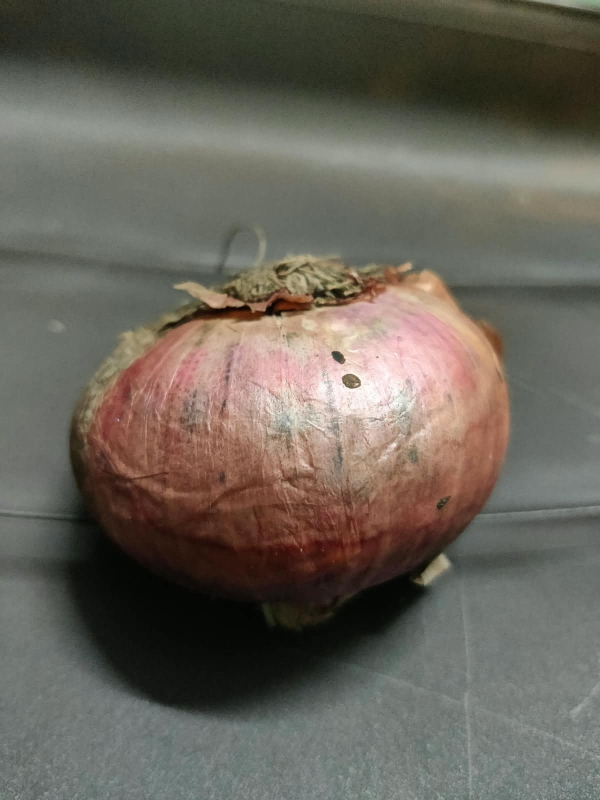
#> input picture onions.jpeg, 1200 x 1600 px (shown at 1/2 size)
$ python -i grading_engine.py   (imports and definitions only)
#> lines starting #> are read from the running program, lines starting #| are printed output that depends on the picture; after the words box and inside, x2 and y2 are one past the last pixel; in counts of white or black regions, pixels touching at a corner belong together
#> further down, picture is the input picture: shape (1600, 1200, 3); mean B, G, R 89.8, 99.4, 105.1
"""
Onion Quality Assessment & Grading Engine
==========================================
Converts subjective visual inspection into repeatable, quantitative
measurements so that grading is consistent across procurement centers.

Pipeline per onion image:
  1. Segment onion(s) from background
  2. Measure size (equivalent diameter, area) in mm using a reference
     object OR a calibrated pixels-per-mm value for the camera rig
  3. Measure shape (roundness / eccentricity)
  4. Measure surface defects (blemishes, sprouting, mold, rot, cuts)
     via color-anomaly + texture analysis
  5. Measure skin color uniformity (for variety/ripeness consistency)
  6. Combine sub-scores into a single composite quality score
  7. Map composite score -> standard grade (A/B/C/Reject) using
     configurable, auditable thresholds (not a black box)

Every measurement is stored so a human inspector can review *why*
a grade was assigned (auditability is what resolves disputes).
"""

import cv2
import numpy as np
from dataclasses import dataclass, field, asdict
from typing import Optional


# ---------------------------------------------------------------------------
# Configuration — these thresholds should be tunable per procurement center
# via the /api/config endpoint, and every grading run stores which config
# version was used, so disputes can be traced to an exact rule set.
# ---------------------------------------------------------------------------

DEFAULT_CONFIG = {
    "config_version": "1.0",
    # Size grading bands in millimetres (equivalent diameter)
    "size_bands_mm": {
        "small": [0, 40],
        "medium": [40, 60],
        "large": [60, 80],
        "extra_large": [80, 999],
    },
    # Composite score thresholds -> grade
    "grade_thresholds": {
        "A": 85,   # >= 85
        "B": 70,   # >= 70
        "C": 50,   # >= 50
        # below 50 -> "Reject"
    },
    # Weights for composite score (must sum to 100)
    "weights": {
        "defect_score": 40,
        "shape_score": 20,
        "color_uniformity_score": 20,
        "size_conformity_score": 20,
    },
    # Defect detection sensitivity
    "defect_thresholds": {
        "dark_spot_ratio_max": 0.15,     # fraction of onion area that can be dark/rot before penalty
        "sprout_green_ratio_max": 0.03,  # green sprouting fraction
        "mold_saturation_drop": 25,      # saturation delta indicating mold/dry patches
    },
    # Camera calibration: pixels per millimetre for the fixed procurement-center rig.
    # If a reference coin/marker is in frame instead, calibration is computed per-image.
    "pixels_per_mm": 8.0,
}


@dataclass
class OnionMeasurement:
    onion_id: int
    equivalent_diameter_mm: float
    area_mm2: float
    roundness: float                # 1.0 = perfect circle
    eccentricity: float
    defect_area_ratio: float
    dark_spot_ratio: float
    sprout_ratio: float
    color_uniformity_score: float
    size_band: str
    size_conformity_score: float
    shape_score: float
    defect_score: float
    composite_score: float
    grade: str
    flags: list = field(default_factory=list)   # human-readable reasons, for dispute resolution

    def to_dict(self):
        return asdict(self)


class OnionGradingEngine:
    def __init__(self, config: Optional[dict] = None):
        self.config = config or DEFAULT_CONFIG

    # ------------------------------------------------------------------
    # Segmentation
    # ------------------------------------------------------------------
    def _segment_onions(self, image_bgr: np.ndarray):
        """
        Segments onion(s) from a (typically plain/tray) background.
        Returns list of (contour, mask) for each detected onion.
        """
        hsv = cv2.cvtColor(image_bgr, cv2.COLOR_BGR2HSV)
#> hsv: shape (1600, 1200, 3); mean H, S, V 42.2, 50.2, 108.1
        gray = cv2.cvtColor(image_bgr, cv2.COLOR_BGR2GRAY)

        # Background is assumed to be a fairly uniform tray/mat.
        # Use Otsu threshold on saturation + value combined with edge info
        # to be robust to brown/red/yellow/white onion varieties.
        sat = hsv[:, :, 1]
        val = hsv[:, :, 2]

        _, sat_thresh = cv2.threshold(sat, 0, 255, cv2.THRESH_BINARY + cv2.THRESH_OTSU)
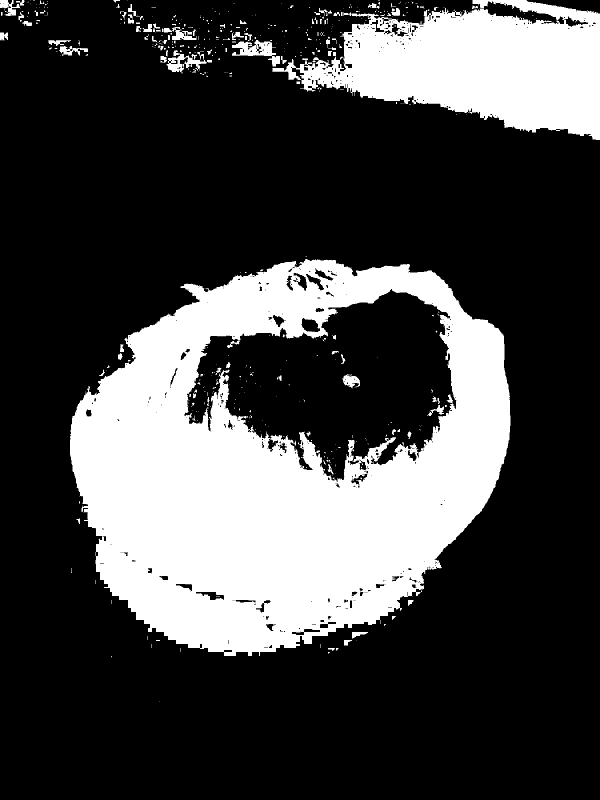
#> sat_thresh: shape (1600, 1200) (shown at 1/2 size); 27.1% white; 509 white regions (403 under 20 px), largest, box (x1, y1, x2, y2) and area: (140, 518, 1021, 1312) 399781, (545, 0, 1200, 280) 105943, (464, 80, 560, 133) 2088
        _, val_thresh = cv2.threshold(val, 0, 255, cv2.THRESH_BINARY + cv2.THRESH_OTSU)
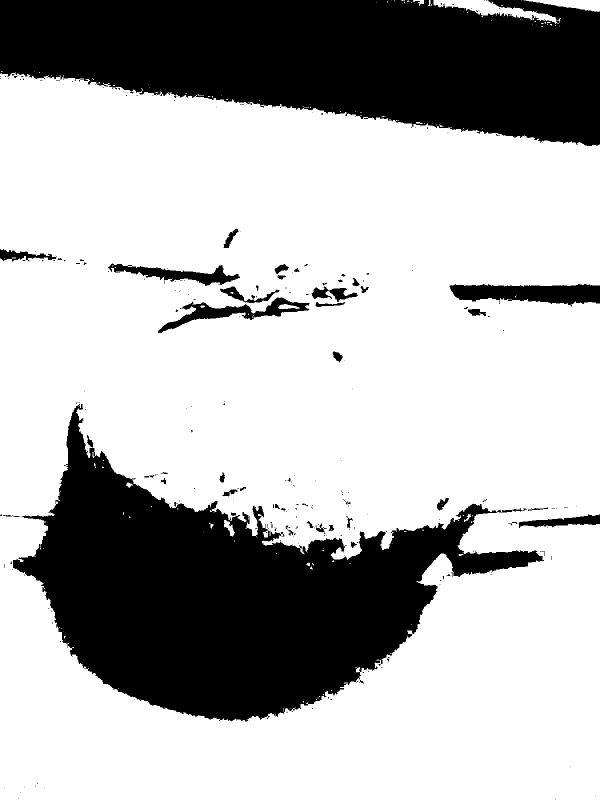
#> val_thresh: shape (1600, 1200) (shown at 1/2 size); 70.3% white; 261 black regions (210 under 20 px), largest, box (x1, y1, x2, y2) and area: (26, 808, 1088, 1443) 283148, (0, 0, 1200, 292) 256124, (899, 568, 1200, 613) 9287

        combined = cv2.bitwise_or(sat_thresh, cv2.bitwise_not(val_thresh))
#> combined: shape (1600, 1200); 42.1% white; 307 white regions (268 under 20 px), largest, box (x1, y1, x2, y2) and area: (26, 518, 1200, 1443) 543160, (0, 0, 1200, 292) 256835, (1037, 1029, 1200, 1056) 2225
        combined = cv2.medianBlur(combined, 9)
#> combined: shape (1600, 1200); 42.1% white; 27 white regions (9 under 20 px), largest, box (x1, y1, x2, y2) and area: (25, 519, 1200, 1442) 544780, (0, 0, 1200, 292) 257278, (1038, 1029, 1200, 1054) 2216

        kernel = np.ones((7, 7), np.uint8)
        combined = cv2.morphologyEx(combined, cv2.MORPH_CLOSE, kernel, iterations=2)
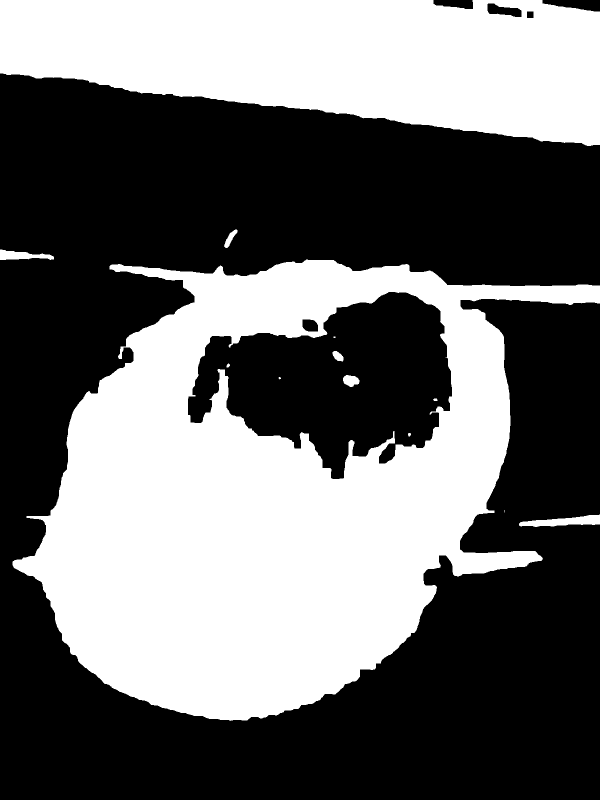
#> combined: shape (1600, 1200) (shown at 1/2 size); 42.5% white; 13 white regions (3 under 20 px), largest, box (x1, y1, x2, y2) and area: (25, 519, 1200, 1442) 553068, (0, 0, 1200, 292) 258722, (1038, 1029, 1200, 1054) 2258
        combined = cv2.morphologyEx(combined, cv2.MORPH_OPEN, kernel, iterations=1)
#> combined: shape (1600, 1200); 42.5% white; 8 white regions

        contours, _ = cv2.findContours(combined, cv2.RETR_EXTERNAL, cv2.CHAIN_APPROX_SIMPLE)
#> contours = 6 contours; box (x1, y1, x2, y2) and area: (25, 520, 1200, 1441) 669094, (0, 0, 1200, 292) 258560, (1040, 1030, 1200, 1053) 2055, (0, 499, 106, 520) 1212, (450, 463, 471, 494) 292, (237, 710, 244, 717) 36

        min_area = 0.005 * image_bgr.shape[0] * image_bgr.shape[1]
#> min_area = 9600
        results = []
        for c in contours:
            area = cv2.contourArea(c)
            if area < min_area:
                continue
            mask = np.zeros(gray.shape, dtype=np.uint8)
            cv2.drawContours(mask, [c], -1, 255, -1)
            results.append((c, mask))
#> this loop made 6 passes
#> area on passes 1, 3, 4, 5, 6: 2055, 669093.5, 1212, 292.5, 258560
#> (c, area) on pass 2: ([[237, 710], [237, 716], [243, 716], [243, 710]], 36)
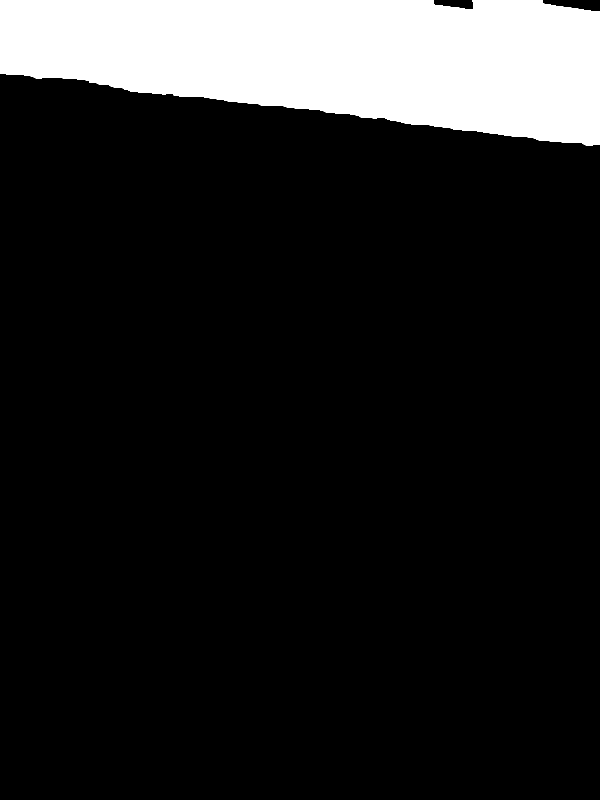
#> mask: shape (1600, 1200) (shown at 1/2 size); 13.5% white; 1 white region, box (x1, y1, x2, y2) and area: (0, 0, 1200, 292) 259983
#> after the loop, results = 2 items

        # Largest-first so onion_id ordering is stable/deterministic
        results.sort(key=lambda cm: cv2.contourArea(cm[0]), reverse=True)
        return results

    # ------------------------------------------------------------------
    # Per-onion measurements
    # ------------------------------------------------------------------
    def _measure_shape(self, contour):
        area = cv2.contourArea(contour)
        perimeter = cv2.arcLength(contour, True)
        if perimeter == 0:
            return 0.0, 1.0, 0.0

        # Roundness: 4*pi*Area / Perimeter^2  (1.0 = perfect circle)
        roundness = float(4 * np.pi * area / (perimeter ** 2))
        roundness = min(roundness, 1.0)

        if len(contour) >= 5:
            ellipse = cv2.fitEllipse(contour)
            (_, _), (major, minor), _ = ellipse
            major, minor = max(major, minor), min(major, minor)
            eccentricity = float(np.sqrt(1 - (minor / major) ** 2)) if major > 0 else 0.0
        else:
            eccentricity = 0.0

        equivalent_diameter_px = float(np.sqrt(4 * area / np.pi))
        return roundness, eccentricity, equivalent_diameter_px

    def _measure_defects(self, image_bgr, mask):
        """
        Detects dark spots (rot/bruising), sprouting (green shoots),
        and mold/dry patches (localized saturation collapse) within
        the onion's own mask.
        """
        hsv = cv2.cvtColor(image_bgr, cv2.COLOR_BGR2HSV)
        onion_pixels_mask = mask > 0
        total_px = int(np.sum(onion_pixels_mask))
        if total_px == 0:
            return 1.0, 1.0, 0.0, ["segmentation_failed"]

        h, s, v = cv2.split(hsv)

        # Dark spot / rot detection: low value (brightness) relative to
        # the onion's own median brightness (adapts to lighting + variety).
        median_v = np.median(v[onion_pixels_mask])
        dark_mask = (v < (median_v * 0.55)) & onion_pixels_mask
        dark_ratio = float(np.sum(dark_mask)) / total_px

        # Sprouting: green hue range (35-85 in OpenCV's 0-179 H scale)
        green_mask = (h > 35) & (h < 85) & (s > 40) & onion_pixels_mask
        sprout_ratio = float(np.sum(green_mask)) / total_px

        # Mold / dry patch: localized saturation drop vs. median saturation
        median_s = np.median(s[onion_pixels_mask])
        mold_mask = (s < max(median_s - self.config["defect_thresholds"]["mold_saturation_drop"], 0)) & onion_pixels_mask
        mold_ratio = float(np.sum(mold_mask)) / total_px

        flags = []
        thr = self.config["defect_thresholds"]
        if dark_ratio > thr["dark_spot_ratio_max"]:
            flags.append(f"excess_dark_spots_{dark_ratio:.2%}")
        if sprout_ratio > thr["sprout_green_ratio_max"]:
            flags.append(f"sprouting_detected_{sprout_ratio:.2%}")
        if mold_ratio > 0.10:
            flags.append(f"possible_mold_or_dry_patch_{mold_ratio:.2%}")

        total_defect_ratio = min(dark_ratio + sprout_ratio + mold_ratio, 1.0)
        return dark_ratio, sprout_ratio, total_defect_ratio, flags

    def _measure_color_uniformity(self, image_bgr, mask):
        """Lower std-dev in hue/saturation across the onion's own surface
        indicates a healthy, uniform skin (versus blotchy discoloration)."""
        hsv = cv2.cvtColor(image_bgr, cv2.COLOR_BGR2HSV)
        onion_pixels_mask = mask > 0
        h = hsv[:, :, 0][onion_pixels_mask]
        s = hsv[:, :, 1][onion_pixels_mask]
        if h.size == 0:
            return 0.0

        h_std = float(np.std(h))
        s_std = float(np.std(s))
        # Normalize: empirically, well-graded onions have h_std < 12, s_std < 35
        uniformity = 100 - min((h_std / 12) * 50 + (s_std / 35) * 50, 100)
        return max(uniformity, 0.0)

    # ------------------------------------------------------------------
    # Scoring & grading
    # ------------------------------------------------------------------
    def _size_band(self, diameter_mm):
        for band, (lo, hi) in self.config["size_bands_mm"].items():
            if lo <= diameter_mm < hi:
                return band
        return "unclassified"

    def _size_conformity_score(self, diameter_mm, target_band: Optional[str]):
        """
        If a target size band is specified by the procurement contract,
        score how well the onion conforms to it. Otherwise, score is
        based on being within any standard commercial band (not too
        small/damaged-looking, not oversized/split-prone).
        """
        band = self._size_band(diameter_mm)
        if target_band:
            return 100.0 if band == target_band else 40.0
        # Generic conformity: medium/large preferred commercially
        return {"small": 60.0, "medium": 95.0, "large": 90.0,
                "extra_large": 75.0, "unclassified": 30.0}.get(band, 30.0)

    def _grade_from_score(self, score):
        gt = self.config["grade_thresholds"]
        if score >= gt["A"]:
            return "A"
        elif score >= gt["B"]:
            return "B"
        elif score >= gt["C"]:
            return "C"
        return "Reject"

    # ------------------------------------------------------------------
    # Public entry point
    # ------------------------------------------------------------------
    def grade_image(self, image_bgr: np.ndarray, target_size_band: Optional[str] = None,
                     pixels_per_mm: Optional[float] = None):
        ppm = pixels_per_mm or self.config["pixels_per_mm"]
        detections = self._segment_onions(image_bgr)
#> detections = 2 items

        if not detections:
            return {"onion_count": 0, "onions": [], "warning": "No onions detected in image."}

        results = []
        for idx, (contour, mask) in enumerate(detections, start=1):
            roundness, eccentricity, diam_px = self._measure_shape(contour)
            diameter_mm = diam_px / ppm
            area_mm2 = (np.pi * (diameter_mm / 2) ** 2)

            dark_ratio, sprout_ratio, defect_ratio, flags = self._measure_defects(image_bgr, mask)
            color_uniformity = self._measure_color_uniformity(image_bgr, mask)

            shape_score = max(0.0, min(roundness * 100, 100.0))
            defect_score = max(0.0, 100.0 - defect_ratio * 120)  # heavily penalize defects
            size_band = self._size_band(diameter_mm)
            size_conformity = self._size_conformity_score(diameter_mm, target_size_band)

            w = self.config["weights"]
            composite = (
                defect_score * w["defect_score"] +
                shape_score * w["shape_score"] +
                color_uniformity * w["color_uniformity_score"] +
                size_conformity * w["size_conformity_score"]
            ) / 100.0

            grade = self._grade_from_score(composite)

            if diameter_mm < 15 or diameter_mm > 150:
                flags.append("size_out_of_expected_calibration_range_verify_camera_setup")

            measurement = OnionMeasurement(
                onion_id=idx,
                equivalent_diameter_mm=round(diameter_mm, 2),
                area_mm2=round(area_mm2, 2),
                roundness=round(roundness, 3),
                eccentricity=round(eccentricity, 3),
                defect_area_ratio=round(defect_ratio, 4),
                dark_spot_ratio=round(dark_ratio, 4),
                sprout_ratio=round(sprout_ratio, 4),
                color_uniformity_score=round(color_uniformity, 2),
                size_band=size_band,
                size_conformity_score=round(size_conformity, 2),
                shape_score=round(shape_score, 2),
                defect_score=round(defect_score, 2),
                composite_score=round(composite, 2),
                grade=grade,
                flags=flags,
            )
            results.append(measurement.to_dict())
#> this loop made 2 passes
#> (idx, area in _measure_shape, perimeter in _measure_shape, roundness, ellipse in _measure_shape, major in _measure_shape, minor in _measure_shape, eccentricity) on passes 1 to 2: (1, 669093.5, 4802.1, 0.365, ((561.8, 948.1), (842.8, 1108.4), 49.05), 1108.4, 842.8, 0.649), (2, 258560, 2920.2, 0.381, ((-1909.8, -70.41), (152.8, 2975.8), 0), 2975.8, 152.8, 0.999)
#> pass 1, in _measure_defects, `onion_pixels_mask = mask > 0`:
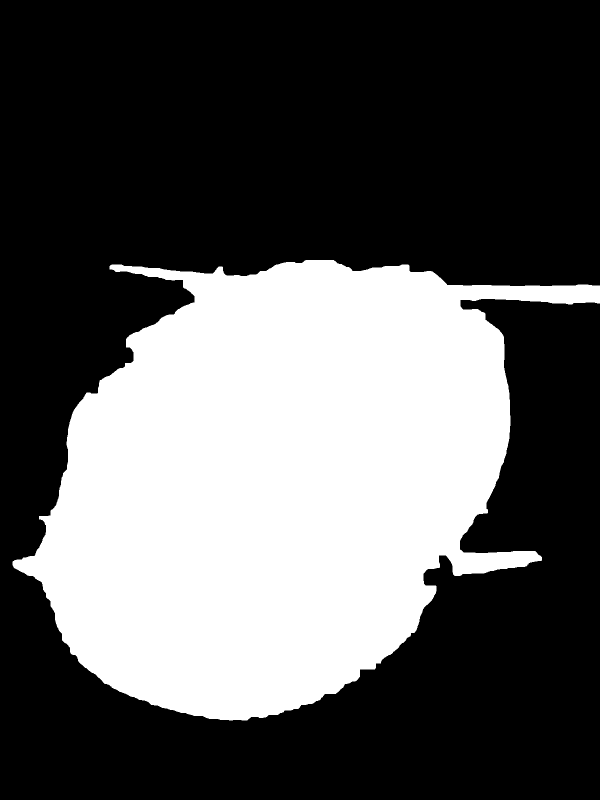
#> onion_pixels_mask: shape (1600, 1200) bool (shown at 1/2 size); 35% white; 1 white region, box (x1, y1, x2, y2) and area: (25, 520, 1200, 1441) 671270
#> pass 1, in _measure_defects, `h, s, v = cv2.split(hsv)`:
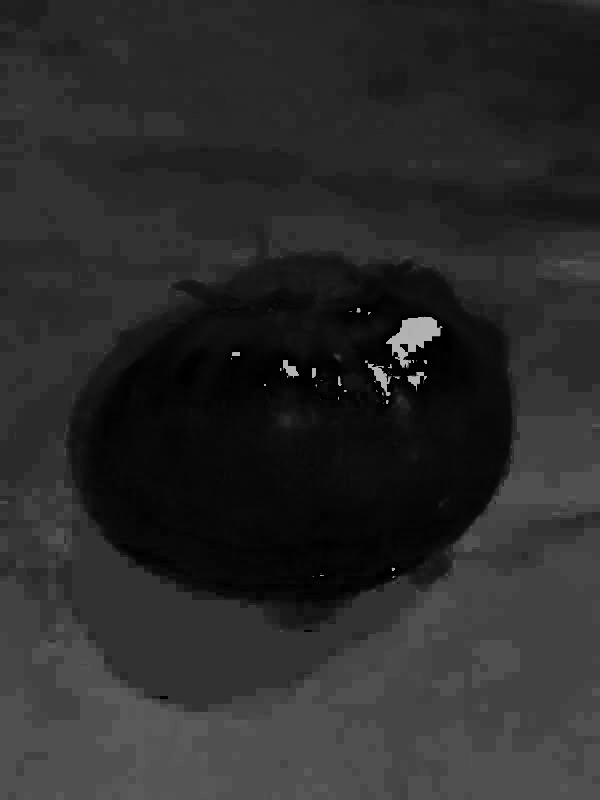
#> h: shape (1600, 1200) (shown at 1/2 size); min 0, max 179, mean 42.2
#> pass 1, in _measure_defects, `green_mask = (h > 35) & (h < 85) & (s > 40) & onion_pixels_mask`:
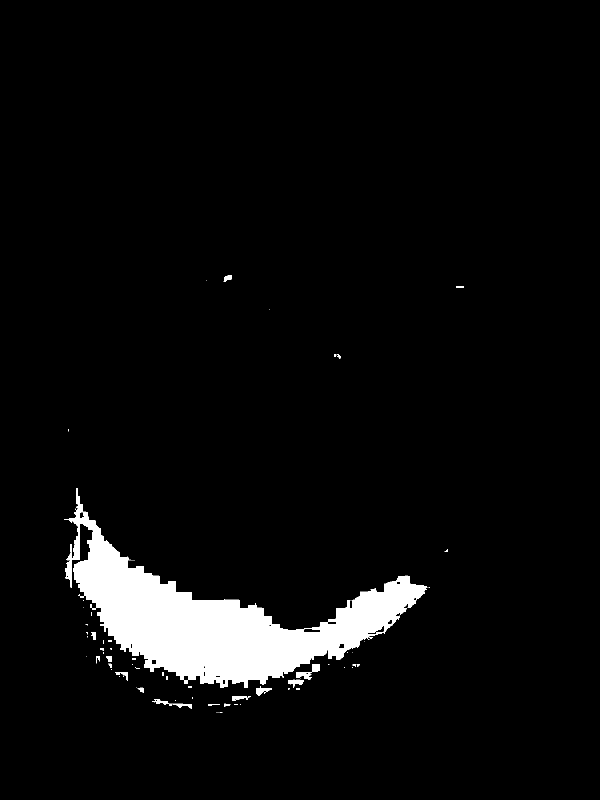
#> green_mask: shape (1600, 1200) bool (shown at 1/2 size); 4.8% white; 79 white regions (48 under 20 px), largest, box (x1, y1, x2, y2) and area: (128, 977, 854, 1376) 88939, (592, 1328, 640, 1360) 589, (512, 1372, 544, 1392) 301
#> after the loop, results = 2 items

        grade_counts = {}
        for r in results:
            grade_counts[r["grade"]] = grade_counts.get(r["grade"], 0) + 1
#> this loop made 2 passes
#> after the loop, grade_counts = {'Reject': 2}

        avg_score = round(sum(r["composite_score"] for r in results) / len(results), 2)
#> avg_score = 35.86
        lot_grade = self._grade_from_score(avg_score)
#> lot_grade = 'Reject'

        return {
            "onion_count": len(results),
            "onions": results,
            "lot_summary": {
                "average_composite_score": avg_score,
                "lot_grade": lot_grade,
                "grade_distribution": grade_counts,
            },
            "config_version": self.config["config_version"],
        }

>>> import cv2
>>> picture = cv2.imread('onions.jpeg')
>>> result = OnionGradingEngine().grade_image(picture)
#> result = 4 items
